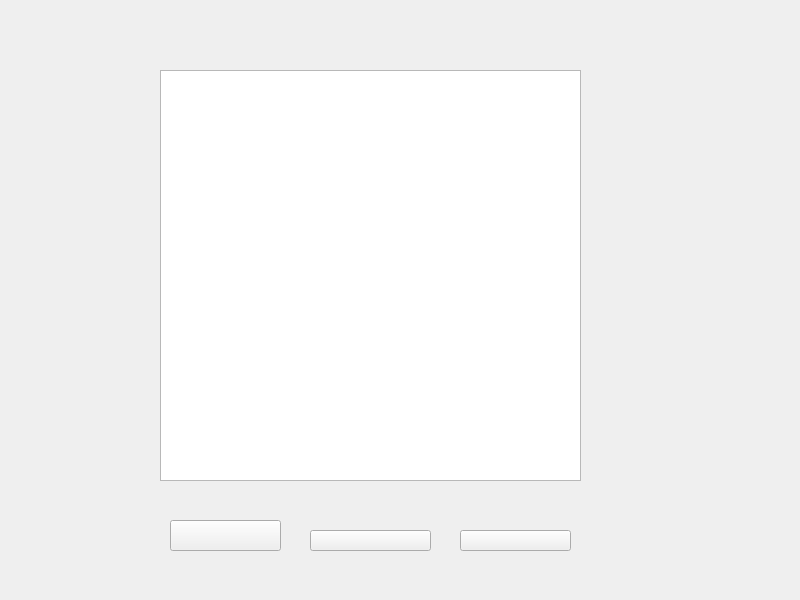
<?xml version="1.0" encoding="UTF-8"?>
<ui version="4.0">
 <class>widget21</class>
 <widget class="QMainWindow" name="widget21">
  <property name="geometry">
   <rect>
    <x>0</x>
    <y>0</y>
    <width>800</width>
    <height>600</height>
   </rect>
  </property>
  <property name="windowTitle">
   <string>MainWindow</string>
  </property>
  <property name="styleSheet">
   <string notr="true">border-image: url(:/C:/Users/陈龙/Desktop/处理后的图/新闻编辑.png);</string>
  </property>
  <widget class="QWidget" name="centralwidget">
   <widget class="QTextEdit" name="textEdit">
    <property name="geometry">
     <rect>
      <x>160</x>
      <y>70</y>
      <width>421</width>
      <height>411</height>
     </rect>
    </property>
    <property name="styleSheet">
     <string notr="true">border-image: url(:/C:/Users/陈龙/Desktop/处理后的图/透明.png);
color: rgb(255, 255, 255);
font: 12pt &quot;宋体&quot;;</string>
    </property>
    <property name="html">
     <string>&lt;!DOCTYPE HTML PUBLIC &quot;-//W3C//DTD HTML 4.0//EN&quot; &quot;http://www.w3.org/TR/REC-html40/strict.dtd&quot;&gt;
&lt;html&gt;&lt;head&gt;&lt;meta name=&quot;qrichtext&quot; content=&quot;1&quot; /&gt;&lt;style type=&quot;text/css&quot;&gt;
p, li { white-space: pre-wrap; }
&lt;/style&gt;&lt;/head&gt;&lt;body style=&quot; font-family:'宋体'; font-size:12pt; font-weight:400; font-style:normal;&quot;&gt;
&lt;p style=&quot;-qt-paragraph-type:empty; margin-top:0px; margin-bottom:0px; margin-left:0px; margin-right:0px; -qt-block-indent:0; text-indent:0px; font-family:'SimSun'; font-size:9pt;&quot;&gt;&lt;br /&gt;&lt;/p&gt;&lt;/body&gt;&lt;/html&gt;</string>
    </property>
   </widget>
   <widget class="QPushButton" name="pushButton">
    <property name="geometry">
     <rect>
      <x>170</x>
      <y>520</y>
      <width>111</width>
      <height>31</height>
     </rect>
    </property>
    <property name="styleSheet">
     <string notr="true">border-image: url(:/C:/Users/陈龙/Desktop/处理后的图/透明.png);</string>
    </property>
    <property name="text">
     <string/>
    </property>
   </widget>
   <widget class="QPushButton" name="pushButton_2">
    <property name="geometry">
     <rect>
      <x>310</x>
      <y>530</y>
      <width>121</width>
      <height>21</height>
     </rect>
    </property>
    <property name="styleSheet">
     <string notr="true">border-image: url(:/C:/Users/陈龙/Desktop/处理后的图/透明.png);</string>
    </property>
    <property name="text">
     <string/>
    </property>
   </widget>
   <widget class="QPushButton" name="pushButton_3">
    <property name="geometry">
     <rect>
      <x>460</x>
      <y>530</y>
      <width>111</width>
      <height>21</height>
     </rect>
    </property>
    <property name="styleSheet">
     <string notr="true">border-image: url(:/C:/Users/陈龙/Desktop/处理后的图/透明.png);</string>
    </property>
    <property name="text">
     <string/>
    </property>
   </widget>
  </widget>
 </widget>
 <resources/>
 <connections/>
</ui>
